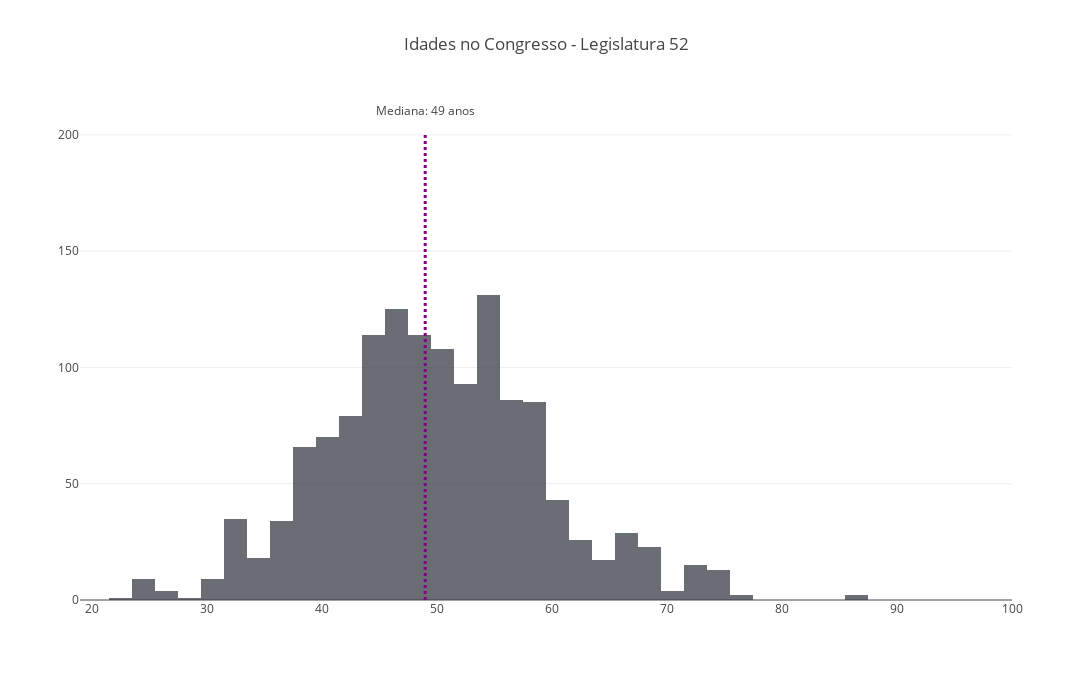
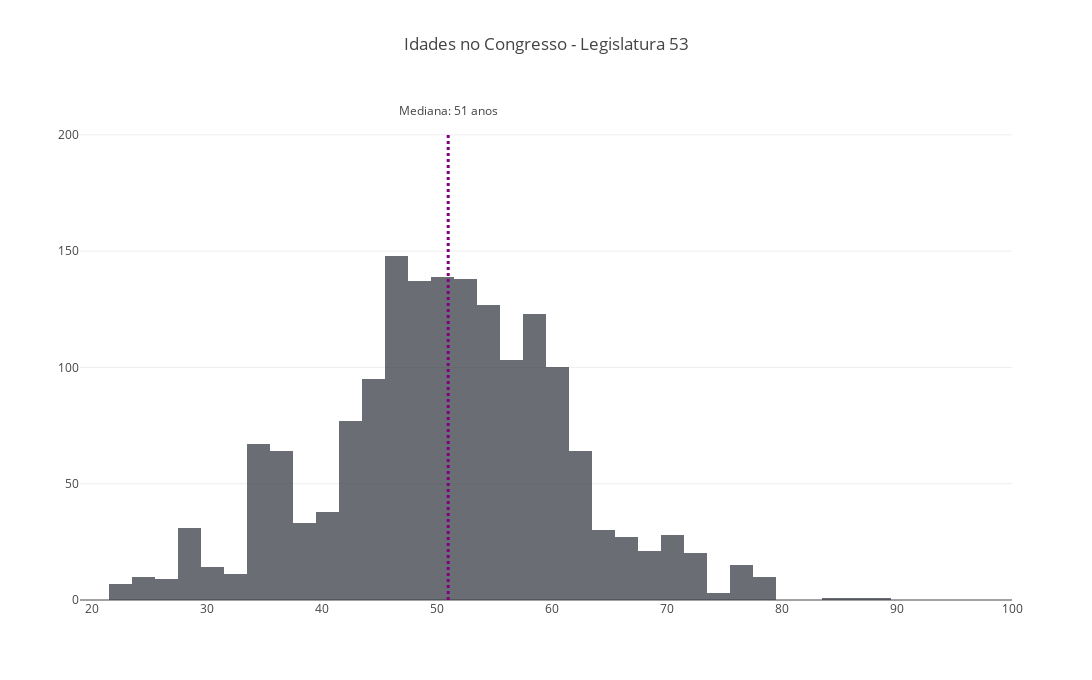
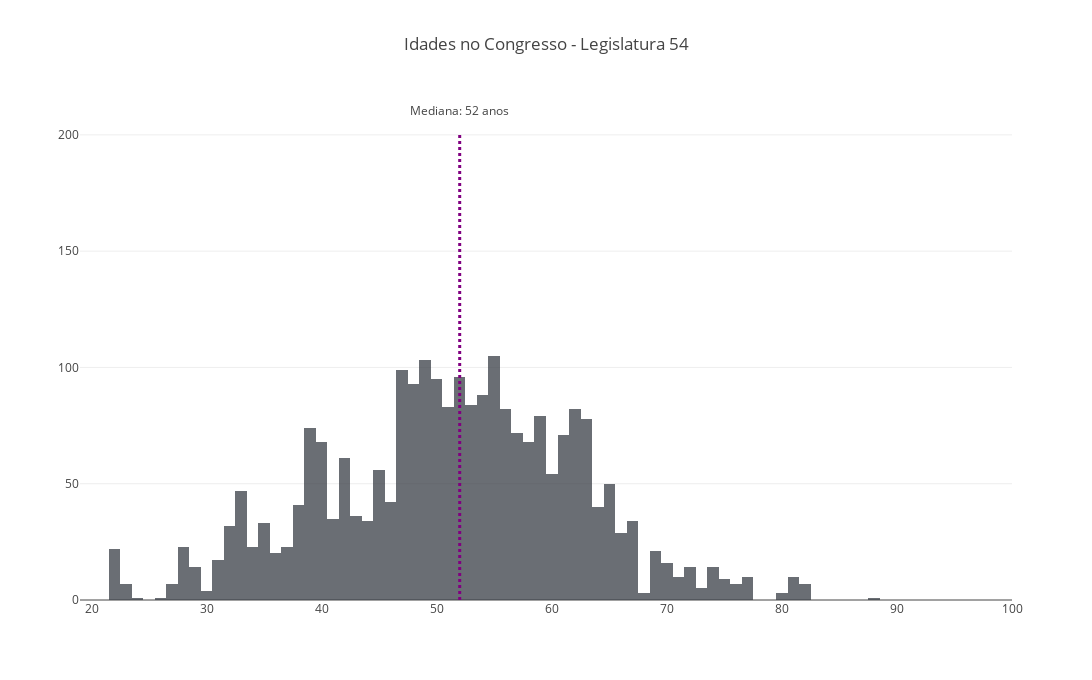
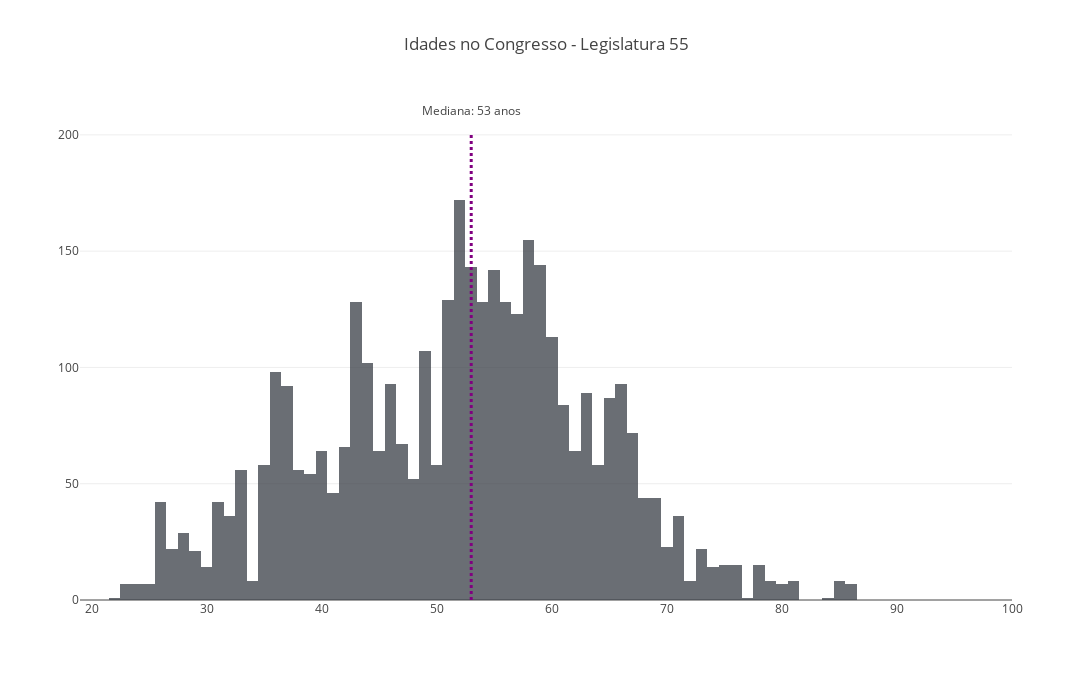

Notebook code for these charts, in order:
### Code cell
import plotly.io as pio

legs = list(deputados_['num_legislatura'].unique())
for i in range(len(legs)):
    data = []
    layout = {}
    xx = list(deputados_[deputados_['num_legislatura']==legs[i]]['idade'])
    median=int(np.median(xx))
    h=200
    
    txt = 'Mediana: %d anos' %median
    trace0 = go.Scatter(
        x=[median],
        y=[h*1.05],
        text=[txt],
        mode='text',
        showlegend=False,
    )

    trace1 = go.Histogram(
        x=xx,
        showlegend=False,
        marker=dict(
            color='#393E46'
        ),
        opacity=0.75
    )

    data = [trace0,trace1]

    layout = go.Layout(
        title = 'Idades no Congresso - Legislatura %d'%legs[i],
        barmode='overlay',
        xaxis= dict(
                    range = [19,100]
                   ),
    
        yaxis= dict(
                    range = [0,215]
                   ),
        width=800*1.73,
        height=400*1.7
        
    
    )

    layout.update({
        'shapes': [
            # Line Vertical
            {
                'type': 'line',
                'x0': median,
                'y0': 0,
                'x1': median,
                'y1': h,
                'line': {
                    'color': 'rgb(128, 0, 128)',
                    'width': 3,
                    'dash': 'dot'
                },
            },
        ]
    })

    fig = go.Figure(data=data, layout=layout)
    
    
    pio.write_image(fig, '%s/leg-%d.png'%(OUTPUT_PATH,legs[i]))
    iplot(fig, filename='overlaid histogram')

### Figure 1 — Plotly figure (JSON) as saved in the notebook; plotly's stock layout.template omitted (floating-point values rounded to 4 significant figures; data arrays with more than 128 entries replaced by an {"elided": "..."} marker saying what was removed)
{"data": [{"mode": "text", "showlegend": false, "text": ["Mediana: 49 anos"], "type": "scatter", "uid": "b28ed120-ff5b-11e8-a9c3-a7313fcc2a78", "x": [49], "y": [210]}, {"marker": {"color": "#393E46"}, "opacity": 0.75, "showlegend": false, "type": "histogram", "uid": "b28ed314-ff5b-11e8-a9c3-a7313fcc2a78", "x": {"elided": "1356 int values"}}], "layout": {"barmode": "overlay", "height": 680, "shapes": [{"line": {"color": "rgb(128, 0, 128)", "dash": "dot", "width": 3}, "type": "line", "x0": 49, "x1": 49, "y0": 0, "y1": 200}], "title": "Idades no Congresso - Legislatura 52", "width": 1384, "xaxis": {"range": [19, 100], "type": "linear"}, "yaxis": {"range": [0, 215], "type": "linear"}}}

### Figure 2 — Plotly figure (JSON) as saved in the notebook; plotly's stock layout.template omitted (floating-point values rounded to 4 significant figures; data arrays with more than 128 entries replaced by an {"elided": "..."} marker saying what was removed)
{"data": [{"mode": "text", "showlegend": false, "text": ["Mediana: 51 anos"], "type": "scatter", "uid": "b2a20ab0-ff5b-11e8-a9c3-a7313fcc2a78", "x": [51], "y": [210]}, {"marker": {"color": "#393E46"}, "opacity": 0.75, "showlegend": false, "type": "histogram", "uid": "b2a20d76-ff5b-11e8-a9c3-a7313fcc2a78", "x": {"elided": "1692 int values"}}], "layout": {"barmode": "overlay", "height": 680, "shapes": [{"line": {"color": "rgb(128, 0, 128)", "dash": "dot", "width": 3}, "type": "line", "x0": 51, "x1": 51, "y0": 0, "y1": 200}], "title": "Idades no Congresso - Legislatura 53", "width": 1384, "xaxis": {"range": [19, 100], "type": "linear"}, "yaxis": {"range": [0, 215], "type": "linear"}}}

### Figure 3 — Plotly figure (JSON) as saved in the notebook; plotly's stock layout.template omitted (floating-point values rounded to 4 significant figures; data arrays with more than 128 entries replaced by an {"elided": "..."} marker saying what was removed)
{"data": [{"mode": "text", "showlegend": false, "text": ["Mediana: 52 anos"], "type": "scatter", "uid": "b2bd1530-ff5b-11e8-a9c3-a7313fcc2a78", "x": [52], "y": [210]}, {"marker": {"color": "#393E46"}, "opacity": 0.75, "showlegend": false, "type": "histogram", "uid": "b2bd177e-ff5b-11e8-a9c3-a7313fcc2a78", "x": {"elided": "2436 int values"}}], "layout": {"barmode": "overlay", "height": 680, "shapes": [{"line": {"color": "rgb(128, 0, 128)", "dash": "dot", "width": 3}, "type": "line", "x0": 52, "x1": 52, "y0": 0, "y1": 200}], "title": "Idades no Congresso - Legislatura 54", "width": 1384, "xaxis": {"range": [19, 100], "type": "linear"}, "yaxis": {"range": [0, 215], "type": "linear"}}}

### Figure 4 — Plotly figure (JSON) as saved in the notebook; plotly's stock layout.template omitted (floating-point values rounded to 4 significant figures; data arrays with more than 128 entries replaced by an {"elided": "..."} marker saying what was removed)
{"data": [{"mode": "text", "showlegend": false, "text": ["Mediana: 53 anos"], "type": "scatter", "uid": "b2d89c24-ff5b-11e8-a9c3-a7313fcc2a78", "x": [53], "y": [210]}, {"marker": {"color": "#393E46"}, "opacity": 0.75, "showlegend": false, "type": "histogram", "uid": "b2d89ee0-ff5b-11e8-a9c3-a7313fcc2a78", "x": {"elided": "3697 int values"}}], "layout": {"barmode": "overlay", "height": 680, "shapes": [{"line": {"color": "rgb(128, 0, 128)", "dash": "dot", "width": 3}, "type": "line", "x0": 53, "x1": 53, "y0": 0, "y1": 200}], "title": "Idades no Congresso - Legislatura 55", "width": 1384, "xaxis": {"range": [19, 100], "type": "linear"}, "yaxis": {"range": [0, 215], "type": "linear"}}}
